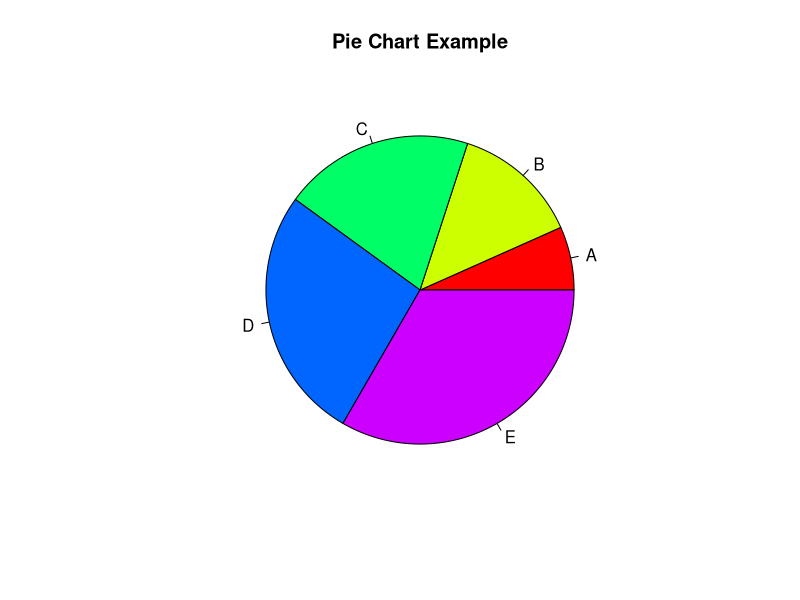
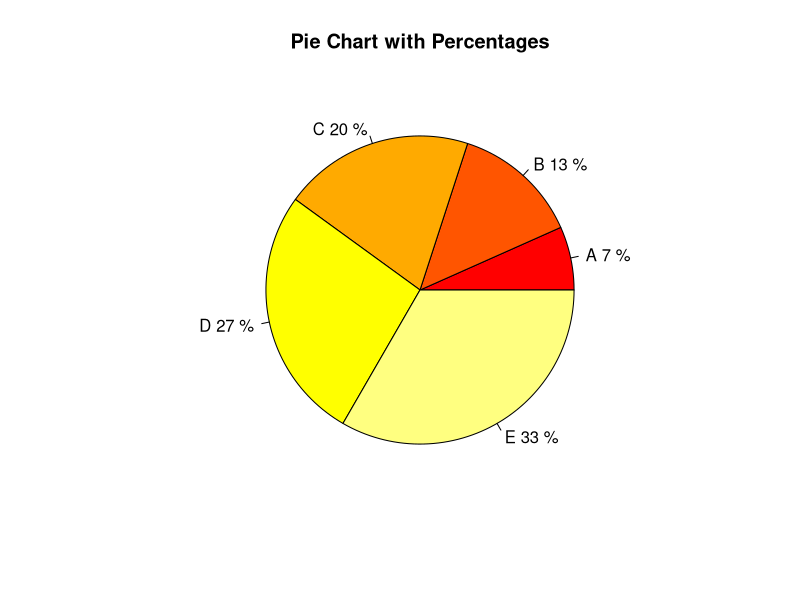
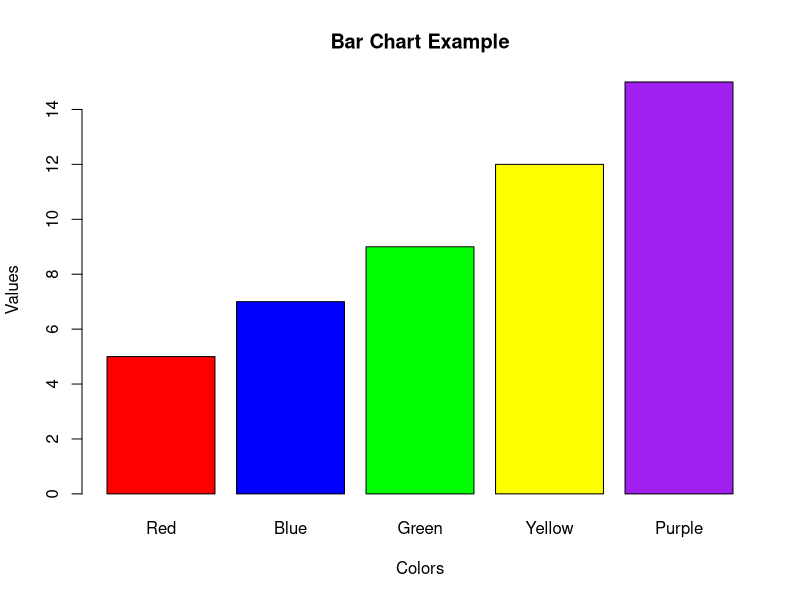
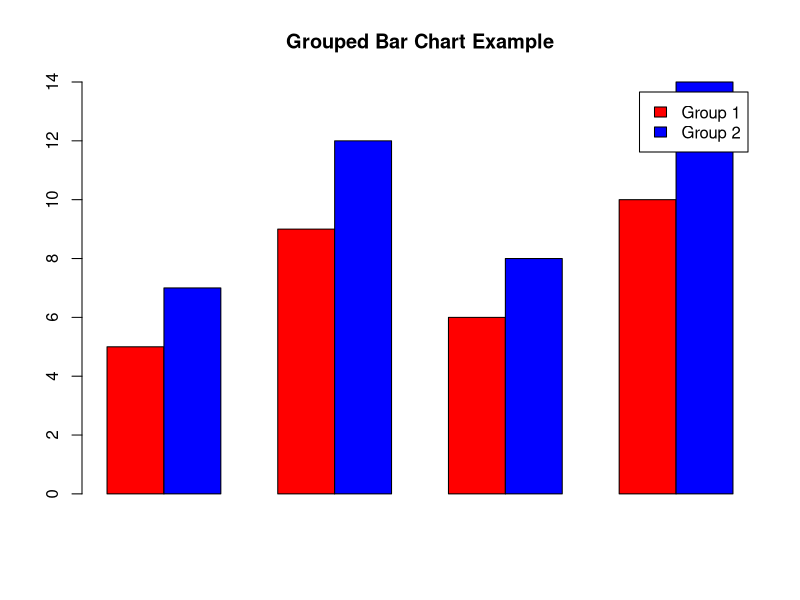
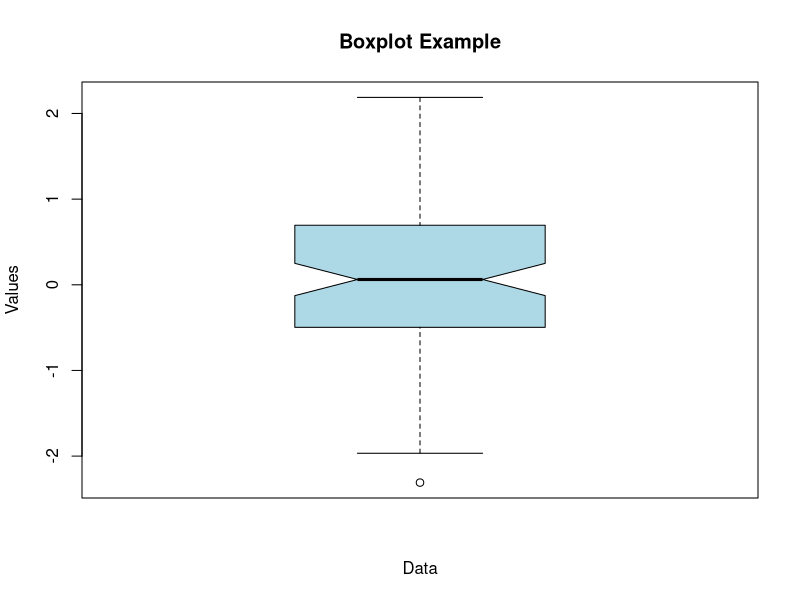
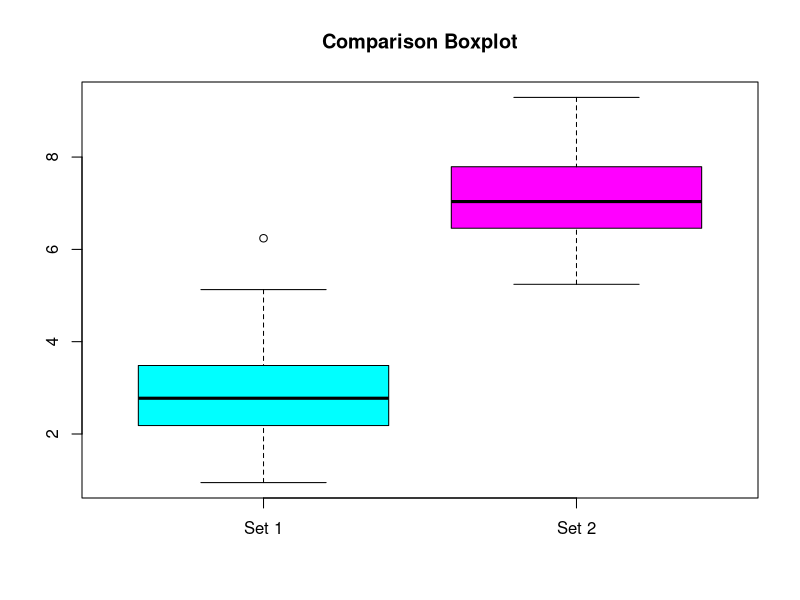
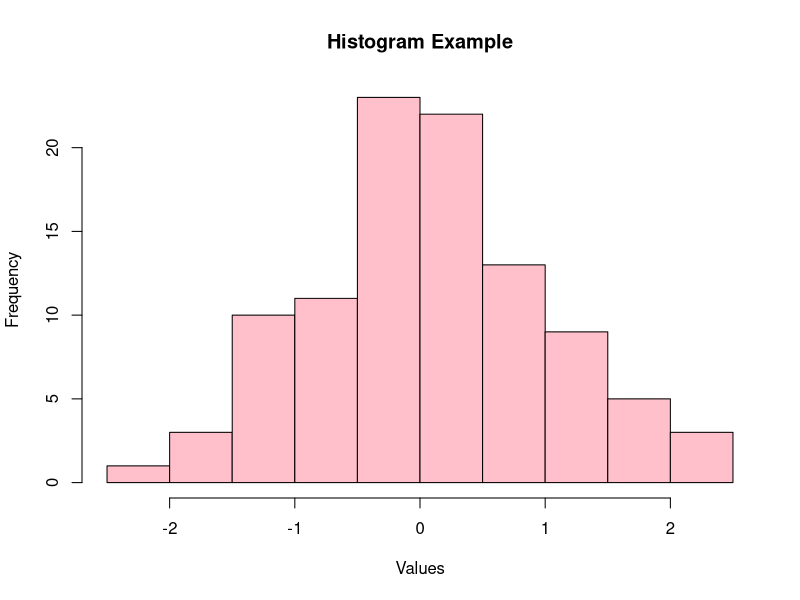
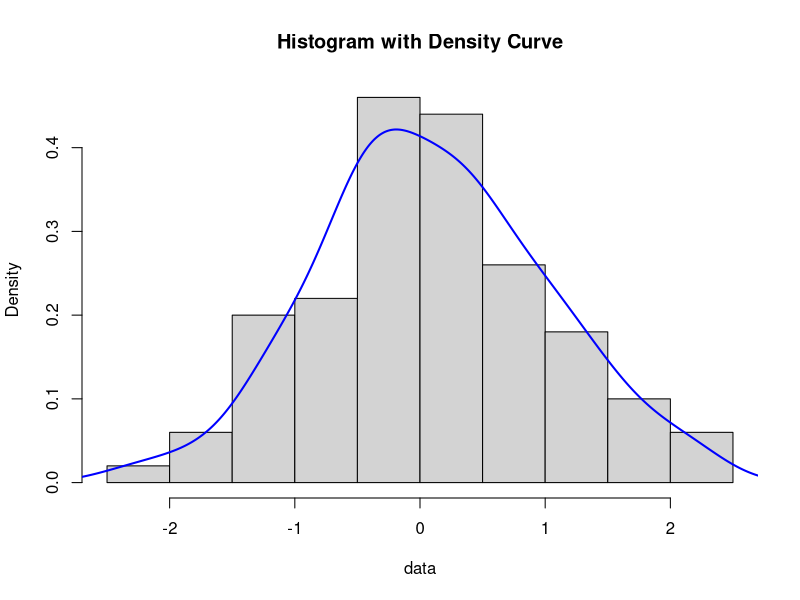

Write R code to recreate these figures, in order.
# R Charts and Graphs

# Pie Chart
slices <- c(10, 20, 30, 40, 50)
labels <- c("A", "B", "C", "D", "E")
pie(slices, labels = labels, main = "Pie Chart Example", col = rainbow(length(slices)))

# Another Pie Chart with percentages
pct <- round(slices / sum(slices) * 100)
labels_pct <- paste(labels, pct, "%")
pie(slices, labels = labels_pct, main = "Pie Chart with Percentages", col = heat.colors(length(slices)))

# Bar Chart
values <- c(5, 7, 9, 12, 15)
names <- c("Red", "Blue", "Green", "Yellow", "Purple")
barplot(values, names.arg = names, col = c("red", "blue", "green", "yellow", "purple"), main = "Bar Chart Example", xlab = "Colors", ylab = "Values")

# Grouped Bar Chart
group_values <- matrix(c(5, 7, 9, 12, 6, 8, 10, 14), nrow = 2)
barplot(group_values, beside = TRUE, col = c("red", "blue"), legend = c("Group 1", "Group 2"), main = "Grouped Bar Chart Example")

# Boxplot
set.seed(123)
data <- rnorm(100)
boxplot(data, main = "Boxplot Example", xlab = "Data", ylab = "Values", col = "lightblue", notch = TRUE)

# Boxplot Comparing Two Data Sets
data1 <- rnorm(100, mean = 3)
data2 <- rnorm(100, mean = 7)
boxplot(data1, data2, names = c("Set 1", "Set 2"), main = "Comparison Boxplot", col = c("cyan", "magenta"))

# Histogram
hist(data, main = "Histogram Example", xlab = "Values", col = "pink", border = "black", breaks = 10)

# Another Histogram with Density Curve
hist(data, probability = TRUE, main = "Histogram with Density Curve", col = "lightgray", border = "black", breaks = 10)
lines(density(data), col = "blue", lwd = 2)

# Line Chart
x <- 1:10
y <- x^2
plot(x, y, type = "o", col = "blue", main = "Line Chart Example", xlab = "X-Axis", ylab = "Y-Axis")

# Another Line Chart with multiple lines
y2 <- x^1.5
lines(x, y2, type = "o", col = "red")
legend("topleft", legend = c("y = x^2", "y = x^1.5"), col = c("blue", "red"), lty = 1)

# Scatterplot
x <- rnorm(50)
y <- rnorm(50)
plot(x, y, main = "Scatterplot Example", xlab = "X-Values", ylab = "Y-Values", col = "darkgreen", pch = 19)

# Scatterplot with Regression Line
fit <- lm(y ~ x)
abline(fit, col = "red", lwd = 2)

# Additional Chart Examples

# Stacked Bar Chart
values_matrix <- matrix(c(3, 5, 2, 8, 4, 7), nrow = 2)
barplot(values_matrix, beside = FALSE, col = c("red", "blue"), legend = c("Group 1", "Group 2"), main = "Stacked Bar Chart Example")

# Multiple Boxplots
set.seed(456)
data1 <- rnorm(100, mean = 5)
data2 <- rnorm(100, mean = 10)
boxplot(data1, data2, names = c("Dataset 1", "Dataset 2"), main = "Multiple Boxplots Example", col = c("purple", "orange"))

# Density Plot
density_data <- density(data)
plot(density_data, main = "Density Plot Example", col = "red", lwd = 2)

# Step Chart
x_steps <- c(1, 2, 3, 4, 5)
y_steps <- c(10, 15, 13, 20, 18)
plot(x_steps, y_steps, type = "s", col = "blue", main = "Step Chart Example", xlab = "X-Values", ylab = "Y-Values")

# Dot Chart
groups <- c("A", "B", "C", "D")
values_dot <- c(7, 12, 9, 14)
dotchart(values_dot, labels = groups, main = "Dot Chart Example", col = "darkred")

# Violin Plot (using ggplot2)
library(ggplot2)
ggplot(data.frame(data), aes(x = factor(1), y = data)) +
  geom_violin(fill = "lightblue") +
  ggtitle("Violin Plot Example") +
  xlab("") + ylab("Values")

# Heatmap (using base R)
data_matrix <- matrix(rnorm(100), nrow = 10)
heatmap(data_matrix, main = "Heatmap Example", col = heat.colors(10))
